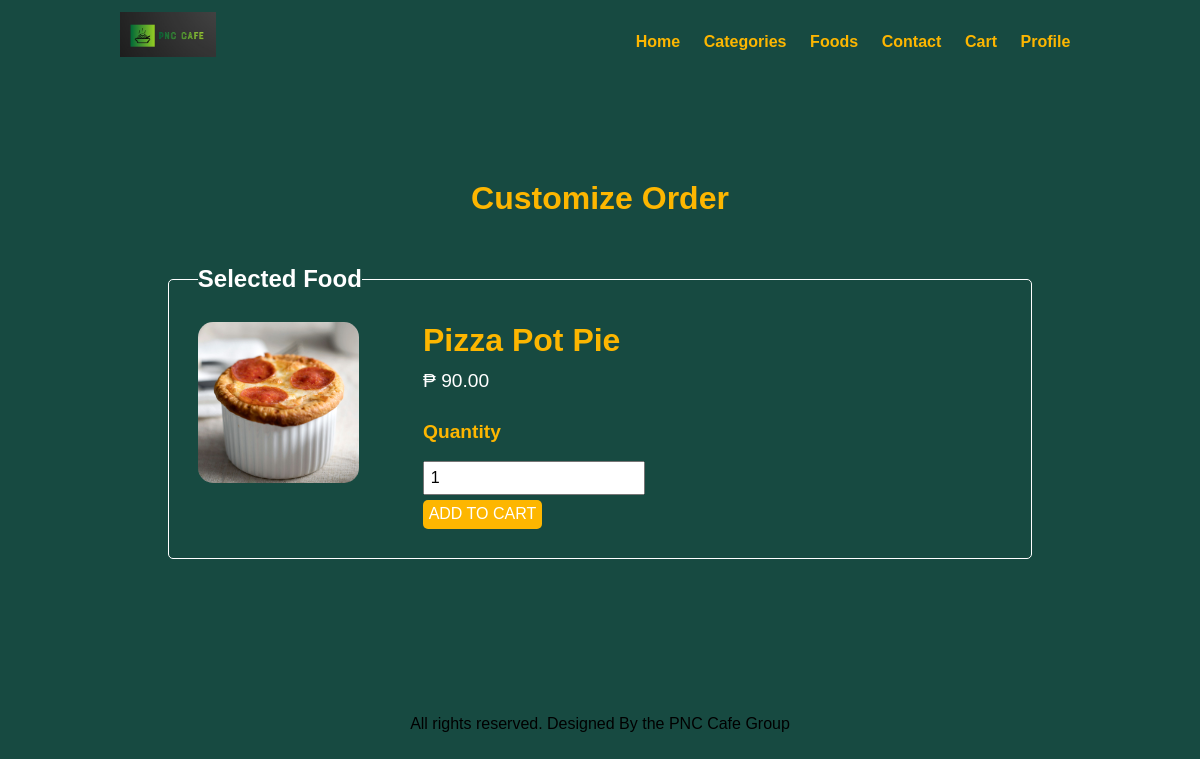
The page /food-order/order.php?food_id=34 on the database its author committed.
### tables this page shows
CREATE TABLE `tbl_food` (
  `id` int(10) UNSIGNED NOT NULL,
  `title` varchar(150) NOT NULL,
  `description` text NOT NULL,
  `price` decimal(10,2) NOT NULL,
  `image_name` varchar(255) NOT NULL,
  `category_id` int(10) UNSIGNED NOT NULL,
  `featured` varchar(10) NOT NULL,
  `active` varchar(10) NOT NULL
);

### food-order/order.php (the view, shortened to what this page needs)
<?php include('partials-front/menu.php');
?>
<?php
    if(isset($_GET['food_id'])) {
        $food_id = $_GET['food_id'];
        $sql = "SELECT * FROM tbl_food WHERE id=$food_id";
        $res = mysqli_query($conn, $sql);
        $count = mysqli_num_rows($res);
        if($count ==1) {
            $row = mysqli_fetch_assoc($res);
            $title = $row['title'];
            $price = $row['price'];
            $image_name = $row['image_name'];
        } else {
            header('location:'.SITEURL);
        }
    } else {
        header('location:'.SITEURL);
    }
?>
    <section class="food-search">
        <div class="container">
            <h2 class="text-center text-yellow">Customize Order</h2>
            <form action="" method="POST" class="order">
                <fieldset>
                    <legend><h3>Selected Food</h3></legend>
                    <div class="food-menu-img">
                        <?php
                            if($image_name =="") {
                                echo "<div class = 'error'>Image not available.</div>";
                            } else {
                                ?>
                                    <img src="<?php echo SITEURL;?>images/food/<?php echo $image_name;?>" alt="<?php echo $title; ?>" class="img-responsive img-curve">
                                <?php
                            }
                        ?>
                    </div>
                    <div class="food-menu-desc">
                        <h2><?php echo $title;?></h2>
                        <p class="food-price2">₱ <?php echo $price;?></p>
                        <input type = "hidden" name="price" value="<?php echo $price;?>"> <br>
                        <div class="food-detail2"><h4>Quantity</h4></div> <br>
                        <input type="number" name="qty" class="input-responsive" value="1" required>
                        <input type="submit" name="submit" value="Add to cart" class="btn btn-primary">
                    </div>
                </fieldset>
            </form>
        </div>
    </section>
<?php include('partials-front/footer.php');?>

### food-order/css/style.css (style rules this page uses)
* { margin: 0 0; padding: 0 0; font-family: Arial, Helvetica, sans-serif; }
body, section.food-menu { background: #174A41; }
.container { width: 80%; margin: 0 auto; padding: 1%; }
.img-responsive { width: 100%; }
.img-curve { border-radius: 15px; }
.text-center { text-align: center; }
.text-yellow { color: #FDB600; }
legend { color: white; }
.btn { padding: 1%; border: none; font-size: 1rem; border-radius: 5px; margin-top: 5px; }
.btn-primary { background-color: #FDB600; color: white; cursor: pointer; text-transform: uppercase; }
h2 { color: #FDB600; font-size: 2rem; margin-bottom: 2%; }
h3 { font-size: 1.5rem; }
h4 { font-size: 1.2rem; }
fieldset { border: 1px solid white; margin: 5%; padding: 3%; border-radius: 5px; }
.food-search { background:#174A41; background-size: cover; background-repeat: no-repeat; background-position: center; padding: 7% 0; }
.food-menu-desc input[type="number"] { display: block; padding: 1%; font-size: 1rem; }
.food-menu-img { width: 20%; float: left; }
.food-menu-desc { width: 70%; float: left; margin-left: 8%; }
.food-price2 { font-size: 1.2rem; margin: 2% 0; color:white; }
.food-detail2 { font-size: 1rem; color: #FDB600; }

### rows shown on the page
tbl_food: image_name (picture), title "Pizza Pot Pie", price "90.00"
